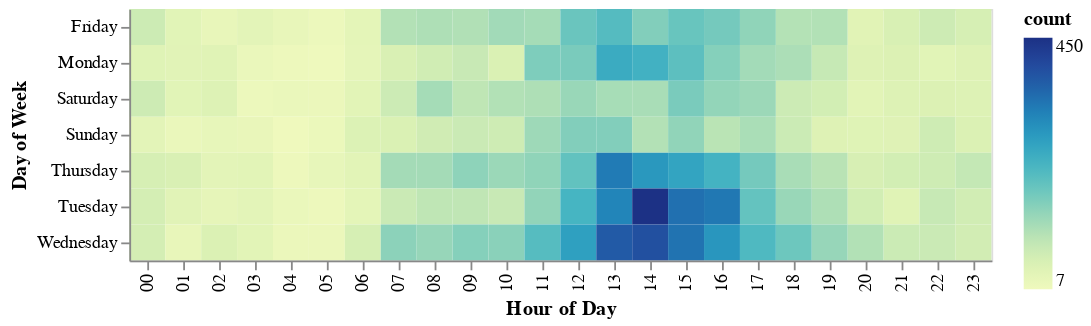

Notebook code cell kept with this figure:
### Code cell
base = alt.Chart(week_time).mark_rect().encode(
    alt.Y('incident_day_of_week',title = 'Day of Week'),
    alt.X('incident_time',title = 'Hour of Day'),
    color='count',
    tooltip = [alt.Tooltip('incident_day_of_week',title='Day'),
               alt.Tooltip('hour',title = 'Time'),
               alt.Tooltip('count',title='Drug Arrests')]
)
base

### Figure 1 — Vega-Lite specification as saved in the notebook (floating-point values rounded to 4 significant figures; data arrays with more than 128 entries replaced by an {"elided": "..."} marker saying what was removed)
{"config": {"view": {"continuousWidth": 300, "continuousHeight": 300}}, "data": {"name": "data-df9c3d9b1c0d63889cdce33d65bc3c11"}, "mark": {"type": "rect"}, "encoding": {"color": {"field": "count", "type": "quantitative"}, "tooltip": [{"field": "incident_day_of_week", "title": "Day", "type": "nominal"}, {"field": "hour", "title": "Time", "type": "nominal"}, {"field": "count", "title": "Drug Arrests", "type": "quantitative"}], "x": {"field": "incident_time", "title": "Hour of Day", "type": "nominal"}, "y": {"field": "incident_day_of_week", "title": "Day of Week", "type": "nominal"}}, "$schema": "https://vega.github.io/schema/vega-lite/v5.6.1.json", "datasets": {"data-df9c3d9b1c0d63889cdce33d65bc3c11": {"elided": "168 records"}}}
